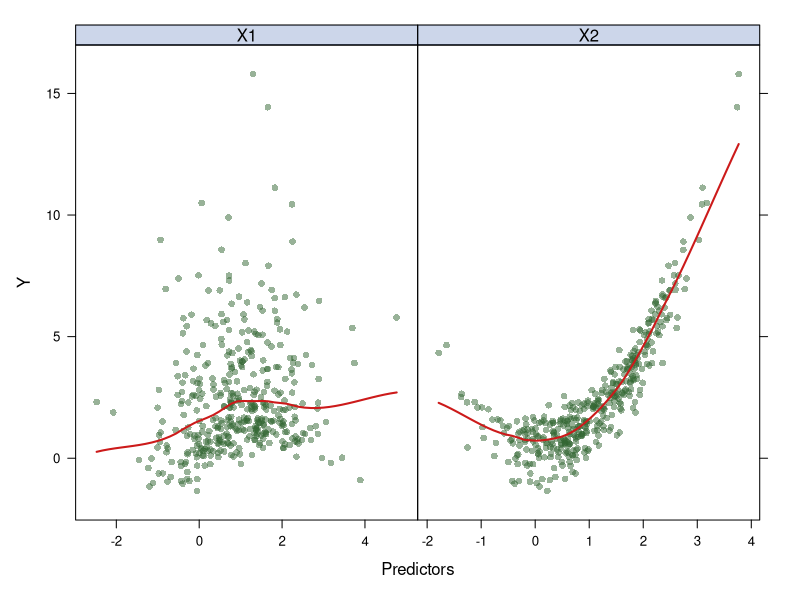
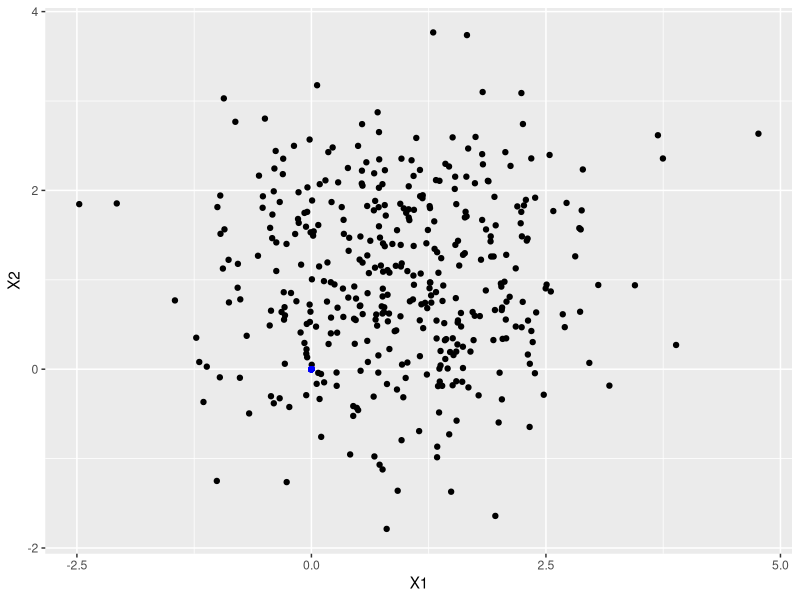
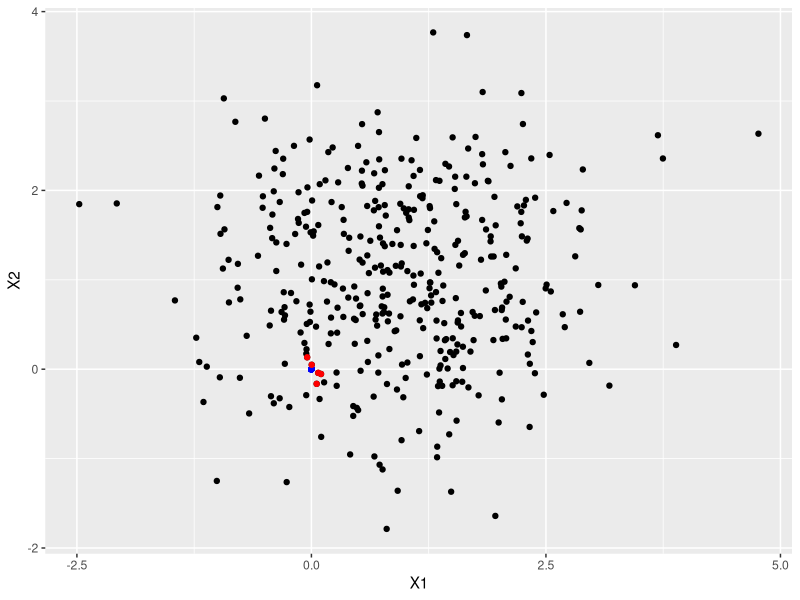
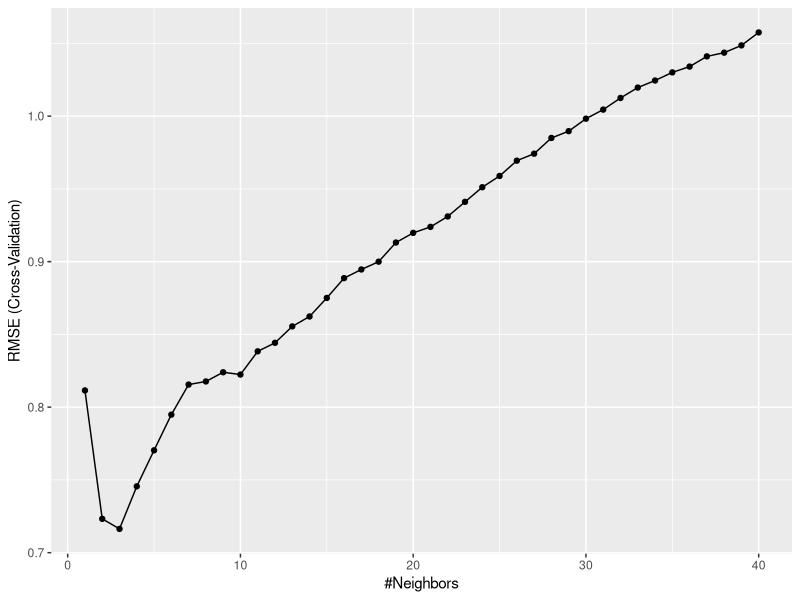

Here is the R script that generated these plots, in order:
## ---- chunk 1
knitr::opts_chunk$set(echo = TRUE, message = FALSE, warning = FALSE)
## ---- chunk 2
library(caret)
library(FNN) # knn.reg()
library(doBy) # which.minn()

set.seed(2022)
## ---- chunk 3
# Data generating - you can replace this with your own function
genData <- function(N)
{
  X1 <- rnorm(N, mean = 1)
  X2 <- rnorm(N, mean = 1)
  eps <- rnorm(N, sd = .5)
  Y <- sin(X1) + (X2)^2 + eps 
  # Y <- X1 + X2 + eps
  data.frame(Y = Y, X1 = X1, X2 = X2)
}

dat <- genData(500)
## ---- chunk 4
indexTrain <- createDataPartition(y = dat$Y, p = 0.8, list = FALSE)
trainData <- dat[indexTrain, ]
testData <- dat[-indexTrain, ]

head(trainData)
## ---- chunk 5
theme1 <- trellis.par.get()
theme1$plot.symbol$col <- rgb(.2, .4, .2, .5)
theme1$plot.symbol$pch <- 16
theme1$plot.line$col <- rgb(.8, .1, .1, 1)
theme1$plot.line$lwd <- 2
theme1$strip.background$col <- rgb(.0, .2, .6, .2)
trellis.par.set(theme1)

featurePlot(x = trainData[ ,2:3], 
            y = trainData[ ,1], 
            plot = "scatter", 
            span = .5, 
            labels = c("Predictors","Y"),
            type = c("p", "smooth"),
            layout = c(2, 1))
## ---- chunk 6
# scatter plot of X2 vs. X
p <- ggplot(trainData, aes(x = X1, y = X2)) + geom_point() +
  geom_point(aes(x = 0, y = 0), colour="blue")
 
p 

# find the 5 nearest neighbours of (0,0)
dist0 <- sqrt( (trainData[,2] - 0)^2 + (trainData[,3] - 0)^2 ) # calculate the distances 
neighbor0 <- which.minn(dist0, n = 5) # indices of the 5 smallest distances

# visualize the neighbours
p + geom_point(data = trainData[neighbor0, ], 
               colour = "red")

# calculate the mean outcome of the nearest neighbours as the predicted outcome
mean(trainData[neighbor0,1])

# Using the knn.reg() function 
knn.reg(train = trainData[,2:3], 
        test = c(0,0), 
        y = trainData[,1], 
        k = 5)
## ---- chunk 7
kGrid <- expand.grid(k = seq(from = 1, to = 40, by = 1))

set.seed(1)
fit.knn <- train(Y ~ ., 
                 data = trainData,
                 method = "knn",
                 trControl = trainControl(method = "cv", number = 10), # ten-fold cross-validation
                 tuneGrid = kGrid)

ggplot(fit.knn)
# plot(fit.knn)
## ---- chunk 8
set.seed(1)
fit.lm <- train(Y ~ ., 
                data = trainData,
                method = "lm",
                trControl = trainControl(method = "cv", number = 10))
## ---- chunk 9
rs <- resamples(list(knn = fit.knn, lm = fit.lm))

summary(rs, metric = "RMSE")
## ---- chunk 10
pred.knn <- predict(fit.knn, newdata = testData)
pred.lm <- predict(fit.lm, newdata = testData)

RMSE(pred.knn, testData[,1])
RMSE(pred.lm, testData[,1])
